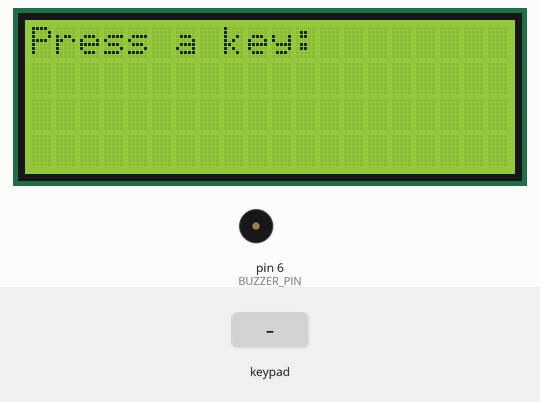
A sketch run on a simulated Arduino Mega 2560, built with avr-gcc and run on an emulated ATmega2560. On the bench: 20×4 character LCD, buzzer (waves = sounding). Wiring (inferred from the names in the program): 4×4 keypad with keys 1 2 3 A 4 5 6 B 7 8 9 C * 0 # D: rows pin 36, pin 34, pin 32, pin 30; columns pin 28, pin 26, pin 24, pin 22. Inputs (shaded band) come from the test bench. What the sketch prints to the serial monitor is not drawn.

Above: at 1.2 s.
1.3 s: keypad keys 1 2 # pressed 0.4 s apart
At 1.8 s:
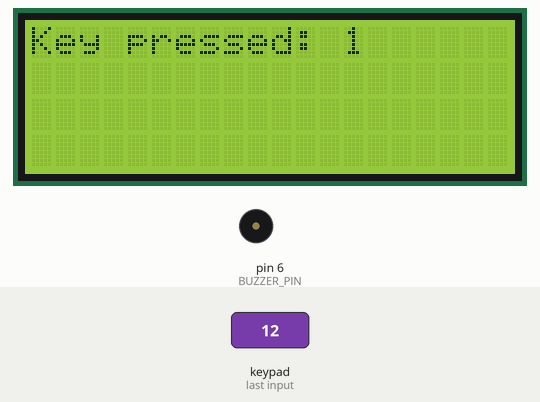
4.0 s: key 'A' pressed
At 4.9 s:
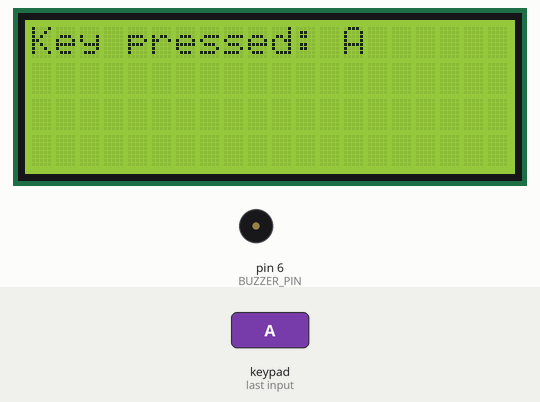
6.6 s: key 'B' pressed
At 8.6 s:
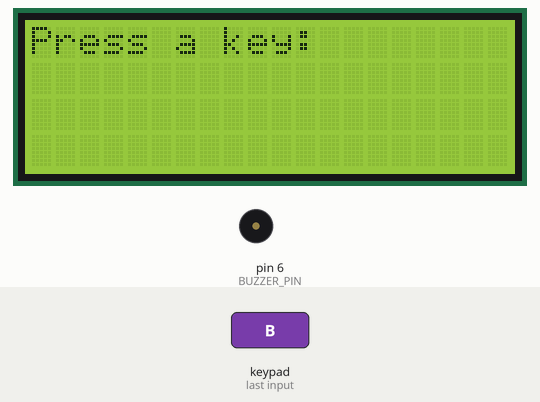
9.2 s: keypad keys 1 2 * pressed 0.4 s apart
At 12.5 s:
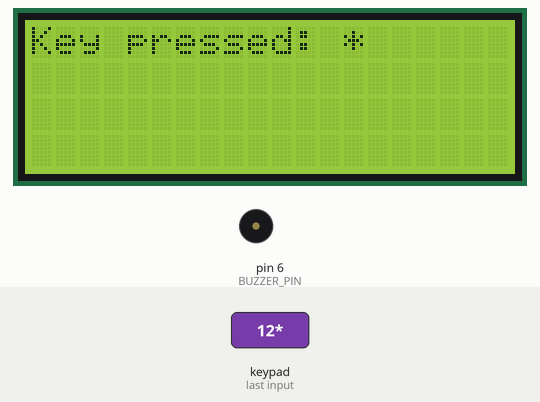
13.2 s: key 'C' pressed
At 14.1 s:
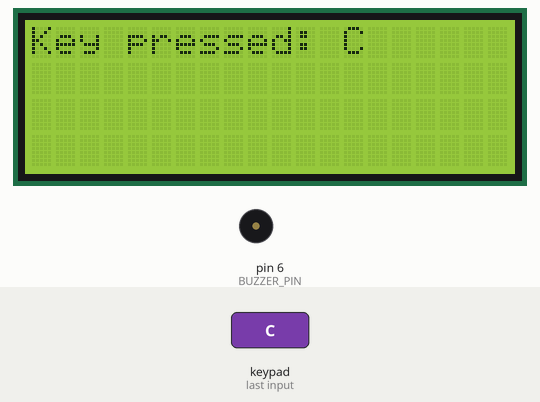
15.8 s: keypad keys 1 2 D pressed 0.4 s apart
At 17.03 s:
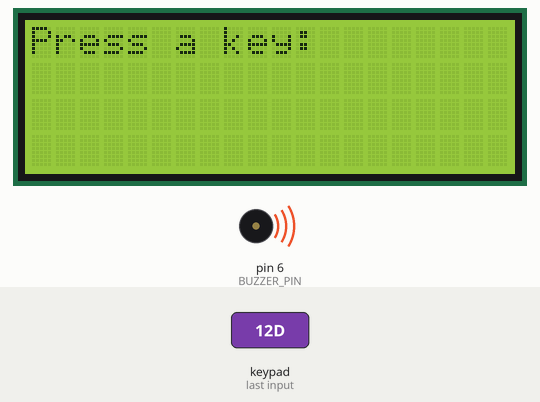
Timing chart, 0 to 18.8 s (numbered marks = the images above; inputs shaded):
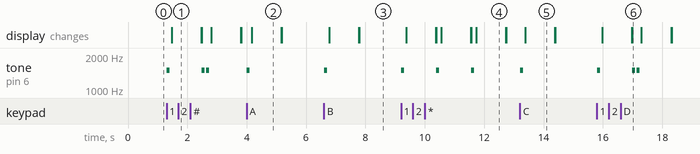

Measured:
- after the input at 1.3 s, tone on pin 6 (BUZZER_PIN): goes 1500 Hz 0.10 s, silent 1.1 s, 1500 Hz 0.10 s, silent 0.05 s, 1500 Hz 0.10 s, then silent, starting at once; the display: changes after 0.17 s (image 1)
- after the input at 4.0 s, tone on pin 6 (BUZZER_PIN): silent → 1500 Hz at once, → silent 0.10 s later; the display: changes after 0.17 s (image 2)
- after the input at 6.6 s, tone on pin 6 (BUZZER_PIN): silent → 1500 Hz at once, → silent 0.10 s later; the display: first changes after 0.18 s (image 3 shows a later state)
- after the input at 9.2 s, tone on pin 6 (BUZZER_PIN): alternates 1500 Hz for 0.10 s and silent for 1.1 s, starting at once; the display: first changes after 0.17 s (image 4 shows a later state)
- after the input at 13.2 s, tone on pin 6 (BUZZER_PIN): silent → 1500 Hz at once, → silent 0.10 s later; the display: changes after 0.18 s (image 5)
- after the input at 15.8 s, tone on pin 6 (BUZZER_PIN): goes 1500 Hz 0.10 s, silent 1.1 s, 1500 Hz 0.10 s, silent 0.05 s, 1500 Hz 0.10 s, then silent, starting at once; the display: first changes after 0.17 s (image 6 shows a later state)
- what the display in image 2 shows lasts 1.0 s, from 4.2 s to 5.2 s

The sketch:

simple_keypad_4x4.ino
```cpp
#include <Wire.h>
#include <LiquidCrystal_I2C.h>

#define BUZZER_PIN 6

#define KEYPAD_ROWS 4
#define KEYPAD_COLS 4

const byte ROW_PINS[ KEYPAD_ROWS ] = {36, 34, 32, 30};
const byte COL_PINS[ KEYPAD_COLS ] = {28, 26, 24, 22};

char keys[ KEYPAD_ROWS ][ KEYPAD_COLS ] = {
  {'1', '2', '3', 'A'},
  {'4', '5', '6', 'B'},
  {'7', '8', '9', 'C'},
  {'*', '0', '#', 'D'},
};

LiquidCrystal_I2C lcd(0x27, 20, 4);

void setup() {
  // Open serial communications and wait for port to open
  Serial.begin(9600);
  while(!Serial){
    ;
  } // wait for serial port to connect

  Wire.begin();

  // initialize the LCD display
  lcd.init();
  lcd.backlight();
  lcd.clear();

  // initialize all rows the matrix keypad
  for(int i = 0; i < KEYPAD_ROWS; i++ ){
    pinMode(ROW_PINS[i], INPUT_PULLUP);
  }

  // initialize all cols the matrix keypad
  for(int i = 0; i < KEYPAD_COLS; i++){
    pinMode(COL_PINS[i], INPUT_PULLUP);
  }

  Serial.println("Press a key:");
}

void loop() {
  char key;

  lcd.setCursor(0, 0);
  lcd.print("Press a key:");

  // read the matrix keypad
  key = readKeypad();

  // if a key is pressed, display it on the LCD and Serial
  if( key != '\0' ){
    lcd.setCursor(0, 0);
    lcd.print("Key pressed: ");
    lcd.print(key);

    Serial.print("Key pressed: ");
    Serial.println(key);

    delay(1000);
    lcd.clear();
  }
}

// Function to read the matrix keypad
char readKeypad() {
  char key = '\0';

  // check each column for a pressed key
  for(int col = 0; col < KEYPAD_COLS; col++){

    // set the current column to OUTPUT
    pinMode( COL_PINS[col], OUTPUT );
    // set the current column to LOW
    digitalWrite( COL_PINS[col], LOW);

    // check each row for a pressed key
    for(int row = 0; row < KEYPAD_ROWS; row++){

      // check if the current row is LOW (key pressed)
      if(digitalRead( ROW_PINS[row] ) == LOW ){

        // play a beep
        beep();

        // set the key variable to the pressed key
        key = keys[ row ][ col ];

        // Wait for the key to be released
        while( digitalRead( ROW_PINS[ row ] ) == LOW);

        // exit inner for loop when key is found
        break;
      }
    }

    // set all columns back to INPUT_PULLUP
    for(int i = 0; i < KEYPAD_COLS; i++){
      pinMode(COL_PINS[i], INPUT_PULLUP);
    }
  }

  return key;
}

void beep() {
  tone(BUZZER_PIN, 1500, 100);
  delay(100);
  noTone(BUZZER_PIN);
}
```
